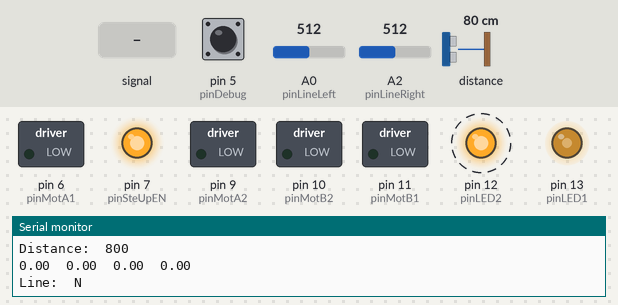
This sketch was run on a simulated Arduino Uno, built with avr-gcc and run on an emulated ATmega328P. Parts: switched loads named in the sketch (green lamp = pin HIGH), output pins drawn as LEDs (lit = HIGH), the last lines printed to the serial monitor. Dashed ring = blinking. The inputs (shaded band) are chosen by the test bench; at power-on: A2 (pinLineRight) = 512, A0 (pinLineLeft) = 512, pin 5 (pinDebug) HIGH, distance to the obstacle 80 cm.

Above: at 4.2 s.
4.3 s: A0 (pinLineLeft) fed a 200 Hz sine of ±460 counts around its level
At 6.94 s:
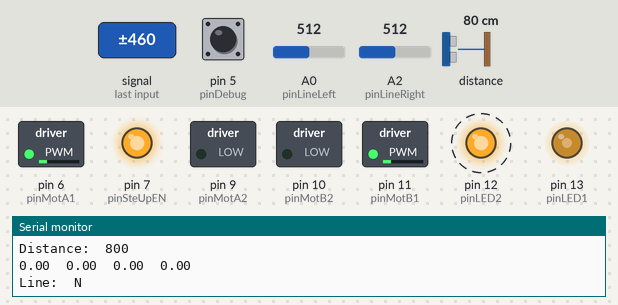
7.3 s: A2 (pinLineRight) set to 860
10.3 s: A0 (pinLineLeft) set to 716
At 11.35 s:
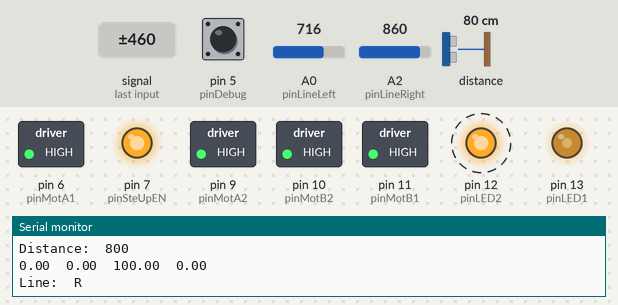
13.3 s: pin 5 (pinDebug) pulled LOW for 3.2 s
At 14.99 s:
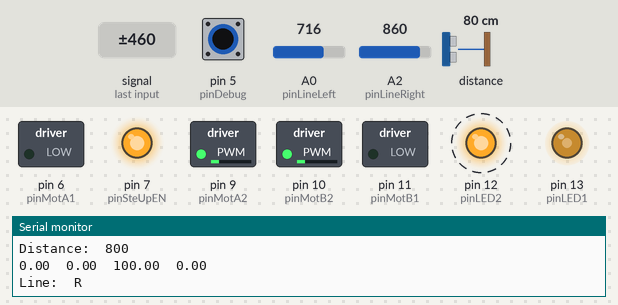
18.9 s: pin 5 (pinDebug) pulled LOW for 0.15 s
Timing chart, 0 to 34.1 s (numbered marks = the images above; inputs shaded):
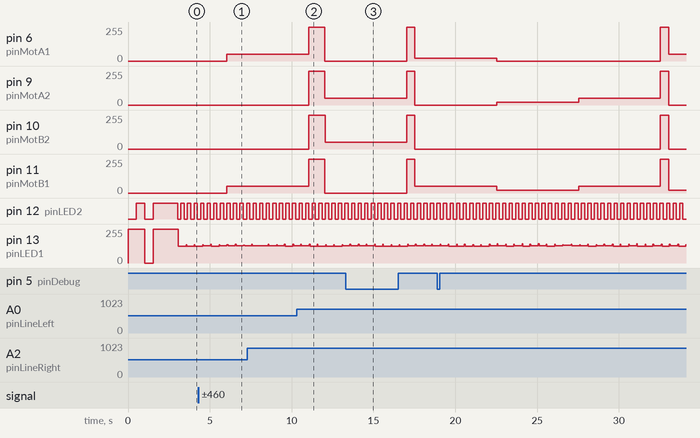

Measured:
- by itself, pin 12 (pinLED2): alternates HIGH for 0.20 s and LOW for 0.20 s

The sketch:

sumo.ino
```cpp
#define VERSION 1.0
#define BOARD_SUMO_1_1712
#define BOARD_SUMO_OPT_1_0

#include <EEPROM.h>
#include <Wire.h>
#include <VL53L0X.h> // https://github.com/pololu/vl53l0x-arduino (changed a little bit)

#include "arduino/util.h"
#include "arduino/globals.h"
#include "arduino/config.h"
#include "arduino/boards.h"
#include "arduino/state.h"
#include "arduino/hw_in.h"
#include "arduino/hw_out.h"
#include "arduino/background.h"
//#include "arduino/a_sumo.h"
#include "arduino/a_sumo_test.h"

Settings sett;
BoardState boardstate;
HardwareInputs hw_in;
HardwareOutputs hw_out;
Background bg;
Sumo sumo;

bool boState = false;

void setup()
{
  Serial.begin(115200);
  Serial.println("");
  Serial.println("");

  boardstate.setup();
  boardstate.SetState(State_Starting);

  Wire.begin();

  sett.setup();

  if (boLoadSettings)
  {
    boLoadSettings = false;

    if (sett.load() == false)
    {
      while (true)
        ;
    }
  }

  hw_out.setup();
  hw_in.setup();
  bg.setup();
  sumo.setup();

  timerCycle.Interval(5000);
  timerCycle.Start();

  boardstate.SetState(State_Ready);
  boardstate.SetState(State_Loop);
}

void loop()
{
  timerCycle.Reset();

  hw_in.loop();

  bg.loop();

  if (boState)
  {
    boardstate.loop();
  }

  sumo.loop();

  hw_out.loop();

  // load/save settings
  if (boLoadSettings)
  {
    boLoadSettings = false;

    sett.load();
  }

  if (boSaveSettings)
  {
    boSaveSettings = false;

    sett.save();
  }

  // cycletime monitoring
  if (boState == false)
  {
    ulTimeCycle = timerCycle.elapsedTime();

    if (timerCycle.elapsed()) // 5ms
    {
      state.Put(State_WARNING, 1, 1, "Cyc");
    }
  }

  boState = !boState;

  digitalWrite(pinLED1, !digitalRead(pinLED1));
}
```

a_sumo_test.h
```cpp
class Sumo
{
public:
  void setup()
  {
    _Step(0, 0);

    _timerStep.Start();
  }

  void loop()
  {
    if (_timerStep.elapsed())
    {
      uintStep = _uintNextStep;

      switch (uintStep)
      {
      case 0:
        _NextStep(3000);
        break;

      case 10:
        moveSumo = FWD;

        _NextStep(5000);
        break;

      case 20:
        moveSumo = BREAK;

        _NextStep(1000);
        break;

      case 30:
        moveSumo = BWD;

        _NextStep(5000);
        break;

      case 40:
        moveSumo = BREAK;

        _NextStep(500);
        break;

      case 50:
        moveSumo = LEFT;

        _NextStep(5000);
        break;

      case 60:
        moveSumo = SEARCHLEFT;

        _NextStep(5000);
        break;

      case 70:
        moveSumo = TURNLEFT;

        _NextStep(5000);
        break;

      case 80:
        moveSumo = BREAK;

        _NextStep(500);
        break;

      case 90:
        moveSumo = RIGHT;

        _NextStep(5000);
        break;

      case 100:
        moveSumo = SEARCHRIGHT;

        _NextStep(5000);
        break;

      case 110:
        moveSumo = TURNRIGHT;

        _NextStep(5000);
        break;

      default:
      case 120:
        moveSumo = STOP;

        _Step(0, 0);
        break;
      }
    }
  }

private:
  unsigned int _uintNextStep = 0;
  Timer _timerStep = Timer();

  void _NextStep(unsigned long time)
  {
    _uintNextStep += 10;
    _timerStep.Interval(time);
  }

  void _Step(unsigned int step, unsigned long time)
  {
    _uintNextStep = step;
    _timerStep.Interval(time);
  }
};
```

background.h
```cpp
class Background
{
public:
  void setup()
  {
    _timerStandby.Interval(5000);
  }

  void loop()
  {
    boError = !state.noError();

    // StepUp control
    if (true == true)
    {
      // auto turn off StepUp
      if (moveSumo == STOP && _timerStandby.enabled() == false)
      {
        _timerStandby.Reset();
        _timerStandby.Start();
      }

      if (moveSumo != STOP)
      {
        _timerStandby.Stop();

        boStepUpEnabled = true;
      }

      if (_timerStandby.elapsed())
      {
        _timerStandby.Stop();

        boStepUpEnabled = false;
      }

      if (boDebugger)
      {
        boStepUpEnabled = true;
      }
    }

    // analog sensor control
    if (true == false)
    {
      if (moveSumo != STOP)
      {
        boAnalogEnabled = true;
      }
      else
      {
        boAnalogEnabled = false;
      }
    }

    // line detection
    if (true == true)
    {
      lineSensor = Line_NONE;

      if (dblLeft > 50.0 && dblRight > 50.0)
      {
        if (dblLeft > dblRight)
        {
          lineSensor = Line_LEFT;
        }
        else
        {
          lineSensor = Line_RIGHT;
        }
      }
      else if (dblLeft > 50.0)
      {
        lineSensor = Line_LEFT;
      }
      else if (dblRight > 50.0)
      {
        lineSensor = Line_RIGHT;
      }
    }

    // distance sensor control
    if (true == false)
    {
      if (moveSumo == SEARCHLEFT || moveSumo == SEARCHRIGHT)
      {
        boDistEnabled = true;
      }
      else
      {
        boDistEnabled = false;
      }
    }
  }

private:
  Timer _timerStandby = Timer(false);
};
```

boards.h
```cpp
#ifdef BOARD_SUMO_1_1712

/*
    D05 - PD5 - Debug
    D06 - PD6 - MOT A1 - Left Motor(+)
    D07 - PD7 - EN StepUp
    D08 - PB0
    D09 - PB1 - MOT A2 - Left Motor(-)
    D10 - PB2 - MOT B2 - Right Motor(-)
    D11 - PB3 - MOT B1 - Right Motor(+)
    D12 - PB4 - LED 2
    D13 - PB5 - LED 1
    D14 / A0 - PC0
    D15 / A1 - PC1
    D16 / A2 - PC2
    D17 / A3 - PC3
    A7 - PC7*/

#define pinLED2 12
#define pinLED1 13

// inputs
#define pinDebug 5

// outputs
#define pinSteUpEN 7

#define pinMotA1 6
#define pinMotA2 9
#define pinMotB1 11
#define pinMotB2 10

#elif BOARD_SUMO_1_0

/*
    D02 - PD2 - LiPo charging
    D03 - PD3 - LiPo full
    D06 - PD6 - MOT A1
    D07 - PD7 - EN StepUp
    D08 - PB0
    D09 - PB1 - MOT A2
    D10 - PB2 - MOT B2
    D11 - PB3 - MOT B1
    D12 - PB4 - LED 2
    D13 - PB5 - LED 1
    D14 / A0 - PC0
    D15 / A1 - PC1
    D16 / A2 - PC2
    D17 / A3 - PC3
    A7 - PC7*/

#define pinLED2 12
#define pinLED1 13

// inputs
#define pinLiPoCharging 2
#define pinLiPoFull 3

// outputs
#define pinSteUpEN 7

#define pinMotA1 6
#define pinMotA2 9
#define pinMotB1 10
#define pinMotB2 11

#else
#error define board in config.h
#endif

#ifdef BOARD_SUMO_OPT_1_0

#define pinLineLeft A0
#define pinLineFront A1
#define pinLineRight A2
#define pinLineBack A3
#endif
```

globals.h
```cpp
bool boDebugger = false;
State state = State();
bool boError = false;

unsigned int uintStep = 0;
bool boStepUpEnabled = false;
bool boDistEnabled = true;
bool boAnalogEnabled = true;
int intDistance = 9999;

int intTest = 0;

double dblLeft;
double dblFront;
double dblRight;
double dblBack;

bool boLoadSettings = false;
bool boSaveSettings = false;

enum enumLine
{
  Line_NONE,
  Line_FRONT,
  Line_LEFT,
  Line_RIGHT,
  Line_BACK
} lineSensor = Line_NONE;

enum enumMove
{
  STOP,
  FWD,
  BWD,
  BREAK,
  LEFT,
  SEARCHLEFT,
  TURNLEFT,
  RIGHT,
  SEARCHRIGHT,
  TURNRIGHT
} moveSumo = STOP;

enum enumState
{
  State_Undefined,
  State_Starting,
  State_Ready,
  State_Loop,
  State_Standbye
} stateBoard = State_Undefined;

Timer timerCycle = Timer(false, true);
unsigned long ulTimeCycle = 0;
```

hw_in.h
```cpp
class HardwareInputs
{
public:
  void setup()
  {
    pinMode(pinDebug, INPUT);

    digitalWrite(pinDebug, HIGH);

    _vl53.init();
    _vl53.setTimeout(500);
    _vl53.startContinuous();

    intDistance = _vl53.readRangeContinuousMillimeters();

    if (intDistance < 0)
    {
      state.Put(State_ERROR, 100, 53, "LV");

      boDistEnabled = false;
    }

    _scinLeft.ConfigIn(settings.aLeft.intMin, settings.aLeft.intMax);
    _scinRight.ConfigIn(settings.aRight.intMin, settings.aRight.intMax);

    _scinLeft.ConfigOut(0.0, 100.0);
    _scinRight.ConfigOut(0.0, 100.0);
  }

  void loop()
  {
    boDebugger = digitalRead(pinDebug);

    if (boAnalogEnabled)
    {
      analogRead(pinLineLeft);                            // empty reading for accuracy
      dblLeft = _scinLeft.value(analogRead(pinLineLeft)); // 300us

      analogRead(pinLineRight); // empty reading for accuracy
      dblRight = _scinRight.value(analogRead(pinLineRight));

      _avgLeft.Put(dblLeft);
      _avgRight.Put(dblRight);
    }

    dblLeft = _avgLeft.value();
    //dblLeft = _thresLeft.value(dblLeft, 3.0);

    dblRight = _avgRight.value();
    //dblRight = _thresRight.value(dblRight, 3.0);

    if (boDistEnabled)
    {
      if (_vl53.rangeAvailable())
      {
        if (_vl53.timeoutOccurred() == false)
        {
          intDistance = _vl53.readRangeContinuousMillimeters();

          if (intDistance < 0)
          {
            state.Put(State_ERROR, 100, 531, "LV");
          }
        }
        else
        {
          state.Put(State_ERROR, 100, 532, "LV");
          intDistance = 9999;
        }

        if (inRange(intDistance, 0.0, 500.0) == false)
        {
          intDistance = 9999;
        }
      }
    }
    else
    {
      intDistance = 9999;
    }
  }

private:
  VL53L0X _vl53;

  ScaleIn _scinLeft = ScaleIn(false);
  ScaleIn _scinFront = ScaleIn(false);
  ScaleIn _scinRight = ScaleIn(false);
  ScaleIn _scinBack = ScaleIn(false);

  TimedAverage _avgLeft = TimedAverage(3, 100);
  TimedAverage _avgRight = TimedAverage(3, 100);

  Threshold _thresLeft = Threshold();
  Threshold _thresRight = Threshold();
};
```

hw_out.h
```cpp
class HardwareOutputs
{
public:
  void setup()
  {
    pinMode(pinSteUpEN, OUTPUT);

    digitalWrite(pinSteUpEN, HIGH);
  }

  void loop()
  {
    if (boError)
    {
      //moveSumo = STOP;
    }

    if (boStepUpEnabled)
    {
      //digitalWrite(pinSteUpEN, HIGH);

      switch (moveSumo)
      {
      default:
      case STOP:
        _motorLeft.Dir(MotorDir_STOP);
        _motorRight.Dir(MotorDir_STOP);
        break;

      case FWD:
        _motorLeft.Dir(MotorDir_FW, settings.bySpeedMaxLeft);
        _motorRight.Dir(MotorDir_FW, settings.bySpeedMaxRight);
        break;

      case BWD:
        _motorLeft.Dir(MotorDir_BW, settings.bySpeedMaxLeft);
        _motorRight.Dir(MotorDir_BW, settings.bySpeedMaxRight);
        break;

      case BREAK:
        _motorLeft.Dir(MotorDir_BREAK);
        _motorRight.Dir(MotorDir_BREAK);
        break;

      case LEFT:
        _motorLeft.Dir(MotorDir_FW, settings.bySpeedSlowLeft);
        _motorRight.Dir(MotorDir_FW, settings.bySpeedMaxRight);
        break;

      case SEARCHLEFT:
        _motorLeft.Dir(MotorDir_BW, settings.bySpeedSlowLeft);
        _motorRight.Dir(MotorDir_FW, settings.bySpeedSlowRight);
        break;

      case TURNLEFT:
        _motorLeft.Dir(MotorDir_BW, settings.bySpeedMaxLeft);
        _motorRight.Dir(MotorDir_FW, settings.bySpeedMaxRight);
        break;

      case RIGHT:
        _motorLeft.Dir(MotorDir_FW, settings.bySpeedMaxLeft);
        _motorRight.Dir(MotorDir_FW, settings.bySpeedSlowRight);
        break;

      case SEARCHRIGHT:
        _motorLeft.Dir(MotorDir_FW, settings.bySpeedSlowLeft);
        _motorRight.Dir(MotorDir_BW, settings.bySpeedSlowRight);
        break;

      case TURNRIGHT:
        _motorLeft.Dir(MotorDir_FW, settings.bySpeedMaxLeft);
        _motorRight.Dir(MotorDir_BW, settings.bySpeedMaxRight);
        break;
      }
    }
    else
    {
      //digitalWrite(pinSteUpEN, LOW);
    }
  }

private:
  MotorH _motorLeft = MotorH(pinMotA1, pinMotA2, true);
  MotorH _motorRight = MotorH(pinMotB1, pinMotB2, true);
};
```

state.h
```cpp
class BoardState
{
public:
  void setup()
  {
    pinMode(pinLED1, OUTPUT);
    pinMode(pinLED2, OUTPUT);

    digitalWrite(pinLED1, LOW);
    digitalWrite(pinLED2, LOW);

    _timerLED.Interval(200);
    _timerLED.Start();

    _timerInfo.Interval(500);
    _timerInfo.Start();
  }

  void loop()
  {
    if (stateBoard != _stateBoardOld)
    {
      _stateBoardOld = stateBoard;

      Serial.print("State:\t");

      switch (stateBoard)
      {
      case State_Starting:
        Serial.println("starting...");

        digitalWrite(pinLED1, HIGH);
        digitalWrite(pinLED2, LOW);

        delay(500);
        break;

      case State_Ready:
        Serial.println("ready");

        digitalWrite(pinLED1, HIGH);
        digitalWrite(pinLED2, HIGH);

        delay(500);

        digitalWrite(pinLED1, LOW);
        digitalWrite(pinLED2, LOW);

        delay(500);

        digitalWrite(pinLED1, HIGH);
        digitalWrite(pinLED2, HIGH);

        delay(1500);
        break;

      case State_Loop:
        Serial.println("loop");

        digitalWrite(pinLED1, LOW);
        digitalWrite(pinLED2, LOW);
        break;
      }
    }

    if (_timerLED.elapsed())
    {
      digitalWrite(pinLED2, !digitalRead(pinLED2));
    }

    if (_timerInfo.elapsed())
    {
      Serial.println("");

      Serial.print("Uptime:\t");
      Serial.println(millis());

      Serial.print("Cycle:\t");
      Serial.println(ulTimeCycle);

      Serial.print("Step:\t");
      Serial.println(uintStep);

      Serial.print("StepUp:\t");
      Serial.println(boStepUpEnabled);

      ShowMoveState();

      Serial.print("Distance:\t");
      Serial.println(intDistance);

      Serial.print(dblLeft);
      Serial.print("\t");
      Serial.print(dblFront);
      Serial.print("\t");
      Serial.print(dblRight);
      Serial.print("\t");
      Serial.println(dblBack);

      Serial.print("Line:\t");
      if (lineSensor == Line_NONE)
      {
        Serial.println("N");
      }
      else if (lineSensor == Line_LEFT)
      {
        Serial.println("L");
      }
      else if (lineSensor == Line_RIGHT)
      {
        Serial.println("R");
      }

      state.Write();
    }
  }

  void SetState(enumState s)
  {
    stateBoard = s;

    _timerInfo.Reset();

    loop();
  }

  void ShowMoveState()
  {
    Serial.print("Move:\t");

    switch (moveSumo)
    {
    default:
      Serial.println("undefined");
      break;

    case STOP:
      Serial.println("STOP");
      break;

    case FWD:
      Serial.println("FWD");
      break;

    case BWD:
      Serial.println("BWD");
      break;

    case BREAK:
      Serial.println("BREAK");
      break;

    case LEFT:
      Serial.println("LEFT");
      break;

    case SEARCHLEFT:
      Serial.println("SEARCHLEFT");
      break;

    case TURNLEFT:
      Serial.println("TURNLEFT");
      break;

    case RIGHT:
      Serial.println("RIGHT");
      break;

    case SEARCHRIGHT:
      Serial.println("SEARCHRIGHT");
      break;

    case TURNRIGHT:
      Serial.println("TURNRIGHT");
      break;
    }
  }

private:
  Timer _timerLED = Timer();
  Timer _timerInfo = Timer();
  enumState _stateBoardOld = State_Undefined;
};
```

config.h
```cpp
struct struAnalog
{
  int intMin;
  int intMax;
};

struct struSettings
{
  byte bySpeedSlowLeft;
  byte bySpeedSlowRight;
  byte bySpeedMaxLeft;
  byte bySpeedMaxRight;

  struAnalog aLeft;
  struAnalog aFront;
  struAnalog aRight;
  struAnalog aBack;
} settings;

class Settings
{
public:
  setup()
  {
    settings.bySpeedSlowLeft = 20;
    settings.bySpeedSlowRight = 20;
    settings.bySpeedMaxLeft = 50;
    settings.bySpeedMaxRight = 50;

    settings.aLeft.intMin = 750;
    settings.aLeft.intMax = 850;

    settings.aFront.intMin = 0;
    settings.aFront.intMax = 1023;

    settings.aRight.intMin = 750;
    settings.aRight.intMax = 850;

    settings.aBack.intMin = 0;
    settings.aBack.intMax = 1023;
  }

  bool load()
  {
    state.Put(State_INFO, 1, 1, "EE");

    int intConfig;
    int intEEConfig;

    // check overall config size
    intConfig = sizeof(settings) + (sizeof(int) * 4); // 4x length checksum

    int intAddress = 0;

    // Config
    intConfig = sizeof(settings);

    EEPROM.get(intAddress, intEEConfig);
    intAddress += sizeof(int);

    if (intConfig != intEEConfig)
    {
      state.Put(State_ERROR, 1, 1, "EE");

      return false;
    }

    EEPROM.get(intAddress, settings);
    intAddress += sizeof(settings);
    // Config

    return true;
  }

  bool save()
  {
    state.Put(State_INFO, 1, 2, "EE");

    int intConfig;

    // check overall config size
    intConfig = sizeof(settings) + (sizeof(int) * 4); // 4x length checksum

    if (intConfig >= EEPROM.length())
    {
      state.Put(State_ERROR, 1, 2, "EE");

      return false;
    }

    int intAddress = 0;

    // Config
    intConfig = sizeof(settings);

    EEPROM.put(intAddress, intConfig);
    intAddress += sizeof(int);

    EEPROM.put(intAddress, settings);
    intAddress += sizeof(settings);
    // Config

    return true;
  }
};
```

Source omitted: util.h (12240 bytes)
